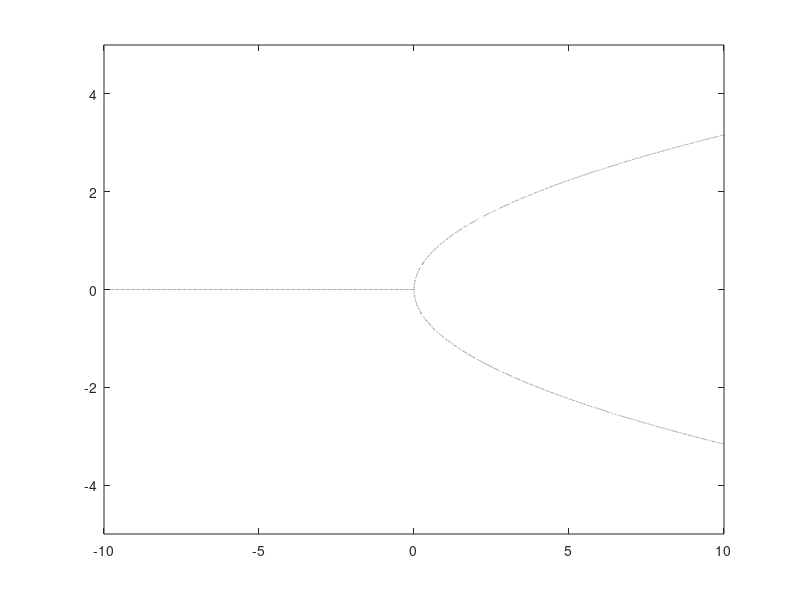

Source code (MATLAB): (Note: this script raises an error after producing the figure.)
h = 0.01;
U_ = -10:h:10;
X_ = -5:h:5;
dxdt = @(u, x) x^3 - u*x;
d = 10;

[U, X] = meshgrid(U_,X_);
Z = arrayfun(dxdt, U, X);

%%%%%%%%%%%%%%%%%%%%%%%%%
% Create New Figure
%%%%%%%%%%%%%%%%%%%%%%%%%
figure()

%%%%%%%%%%%%%%%%%%%%%%%%%
% Draw Unstable Region
%%%%%%%%%%%%%%%%%%%%%%%%%
v = [0,0];
Z1 = Z;
for i=1+d:length(X_)-d
    for j=1+d:length(U_)-d
        if(Z(i - d,j) > 0 && Z(i + d,j) < 0)
            Z1(i,j) = NaN;
        end
        if(X(i) == -1) 
            Z1(i,j) = NaN;
        end
    end
end
[M,c] = contour(U,X,Z1,v,':black');
c.LineWidth = 3;

%%%%%%%%%%%%%%%%%%%%%%%%%
% Draw Stable Region
%%%%%%%%%%%%%%%%%%%%%%%%%
hold on
v = [0,0];
Z2 = Z;
for i=1+d:length(X_)-d
    for j=1+d:length(U_)-d
        if(Z(i - d,j) < 0 && Z(i + d,j) > 0)
            Z2(i,j) = NaN;
        end
    end
end
[M,c] = contour(U,X,Z2,v,'black');
c.LineWidth = 2;

%%%%%%%%%%%%%%%%%%%%%%%%%
% Axis Preferences
%%%%%%%%%%%%%%%%%%%%%%%%%
hl = xlabel('$\mu$');
set(hl, 'Interpreter', 'latex');
hl = ylabel('$x^*$');
set(gca,'FontSize',20);
set(hl, 'Interpreter', 'latex');
hl = title('$x^*$ vs $\mu$');
set(hl, 'Interpreter', 'latex');
%set(gca,'xtick',[])
%set(gca,'ytick',[])
